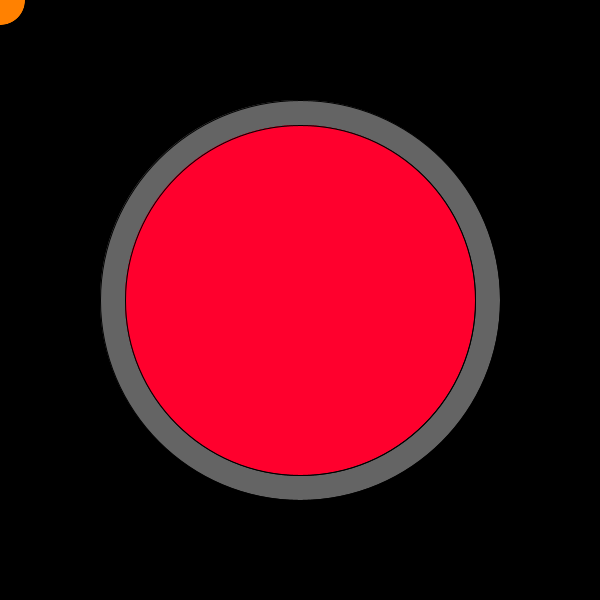
Frame 1 (no input)
Frame 60 (the mouse pressed at the canvas centre just before this capture): identical to frame 1, image omitted
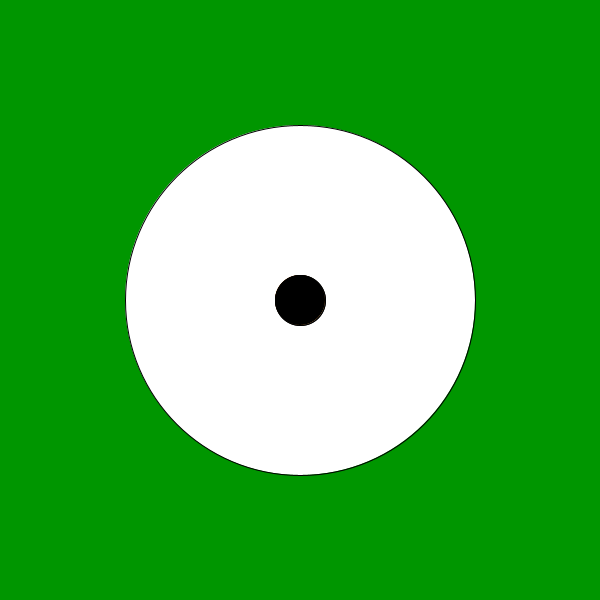
Frame 120 (the mouse held since frame 60 and released just before this capture)

The Processing sketch that drew these frames (run headless with seeded random() and noise(); from frame 60 on, the mouse is pressed at the canvas centre):

// Processing sketch: processing_127164
// ── processing_127164.pde

/* OpenProcessing Tweak of *@*http://www.openprocessing.org/sketch/125630*@* */
/* !do not delete the line above, required for linking your tweak if you upload again */
int counter;
void setup(){
size (600, 600);
}

void draw() {
background(0, 0, 0);
ellipseMode(RADIUS);
fill(100);
ellipse(300, 300, 200, 200);
ellipseMode(CENTER);
fill(255,0,45);
ellipse(300, 300, 350, 350); 
if (mousePressed)
background(0,150,0);
if (mousePressed)
fill(255,255,255);
ellipse(300, 300, 350, 350); 
fill(255,129,001);
ellipseMode(CENTER);
ellipse(mouseX, mouseY, 50, 50);
if (mousePressed)
fill(0,0,0);
ellipseMode(CENTER);
ellipse(mouseX, mouseY, 50, 50);

  
}
